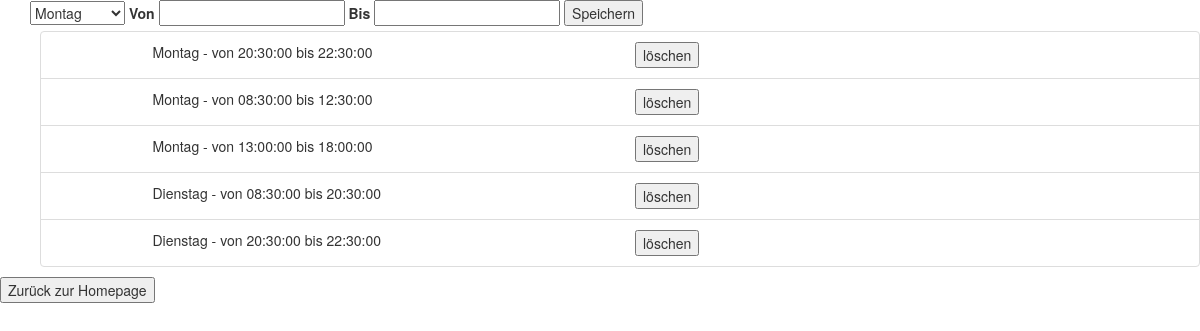
The app's page /restaurant/openingTime (signed in), older data.
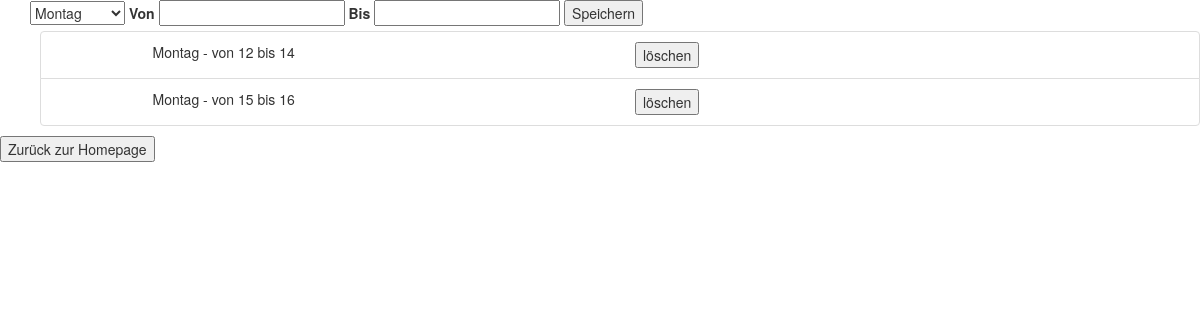
The same page, newer data.
### tables this page shows
CREATE TABLE 'openingTimes'('id' INTEGER PRIMARY KEY AUTOINCREMENT,'restaurant_username' TEXT, 'day' TEXT, 'fromTime' Time,'toTime' Time, FOREIGN KEY(restaurant_username) REFERENCES restaurant(username));

### app.py (the view)
@app.route("/restaurant/openingTime")
def openingTime():
    if(not 'username' in session):
        return render_template('restaurant_login.html')
    list = zugreifer.getOpeningTimesForRestaurant(session['username'])
    mondaysList = []
    tuesdayList = []
    wednesdayList = []
    thursdayList = []
    fridayList = []
    saturdayList = []
    sundayList = []
    for openingTime in list:
        if(openingTime.day == 'Montag'):
            mondaysList.append(openingTime)
        if(openingTime.day == 'Dienstag'):
            tuesdayList.append(openingTime)
        if(openingTime.day == 'Mittwoch'):
            wednesdayList.append(openingTime)
        if(openingTime.day == 'Donnerstag'):
            thursdayList.append(openingTime)
        if(openingTime.day == 'Freitag'):
            fridayList.append(openingTime)
        if(openingTime.day == 'Samstag'):
            saturdayList.append(openingTime)
        if(openingTime.day == 'Sonntag'):
            sundayList.append(openingTime)
    return render_template('openingTime.html',
        mondaysList=mondaysList,
        tuesdayList=tuesdayList,
        wednesdayList=wednesdayList,
        thursdayList=thursdayList,
        fridayList=fridayList,
        saturdayList=saturdayList,
        sundayList=sundayList)

### zugreifer.py (called while the page is built)
def getOpeningTimesForRestaurant(username):
    con = sqlite3.connect('Database.db')
    cur = con.cursor()
    result = cur.execute("SELECT * FROM openingTimes WHERE restaurant_username= '" +username + "'");
    openingTimes = list()
    for x in result:
        openingTimes.append(OpeningTime(x[0], x[1], x[2], x[3], x[4]))
    cur.close()
    con.close()
    print("Found "+str(len(openingTimes)) +" openingtime(s) for restaurant with username: "+ username )
    return openingTimes

### templates/openingTime.html (shortened to what this page needs)
<!DOCTYPE html>
<html lang="en">
<head>
    <link rel="stylesheet" href="https://maxcdn.bootstrapcdn.com/bootstrap/3.4.1/css/bootstrap.min.css">
</head>
<body>
    <div class="container" >
        <form action="/restaurant/openingTime/add" method="post">
            <select type="text" name="day">
                <option value="Montag">Montag</option>
            </select>
            <label for="from">Von
                <input type="text" name="from" required>
            </label>
            <label for="to">Bis
                <input type="text" name="to" required>
            </label>
            <button type="submit">Speichern</button>
        </form>
    </div>
    <div>
        <ul>
            {%for monday in mondaysList%}
            <li class="list-group-item" style="list-style-type: none;">
                <div class="row">
                    <div class="col-sm-1"></div>
                    <div class="col-sm-5">
                        {{ monday.day }} - von {{monday.fromTime}} bis {{monday.toTime}}
                    </div>
                    <div class="col-sm-3">
                        <form action="{{ url_for('delete_day',id =monday.id) }}" method=post >
                            <button type="submit">löschen</button>
                        </form>
                    </div>
            </li>
            {% endfor %}
            {%for tuesday in tuesdayList%}
            <li class="list-group-item" style="list-style-type: none;">
                <div class="row">
                    <div class="col-sm-1"></div>
                    <div class="col-sm-5">
                        {{ tuesday.day }} - von {{tuesday.fromTime}} bis {{tuesday.toTime}}
                    </div>
                    <div class="col-sm-3">
                        <form action="{{ url_for('delete_day',id =tuesday.id) }}" method=post >
                            <button type="submit">löschen</button>
                        </form>
                    </div>
            </li>
            {% endfor %}
        </ul>
        <div class="row-sm-20">
            <form action="/restaurant" method="get">
                <button type="submit">Zurück zur Homepage</button>
            </form>
        </div>
    </div>
</body>
</html>

Row changes from the older to the newer data that the page shows:
removed openingTimes: day "Montag", fromTime "08:30:00", toTime "12:30:00"
removed openingTimes: day "Montag", fromTime "13:00:00", toTime "18:00:00"
removed openingTimes: day "Dienstag", fromTime "08:30:00", toTime "20:30:00"
removed openingTimes: day "Dienstag", fromTime "20:30:00", toTime "22:30:00"
added openingTimes: day "Montag", fromTime "12", toTime "14"
changed openingTimes (number 2 of 2 on the later page): fromTime "20:30:00" → "15"; toTime "22:30:00" → "16"
